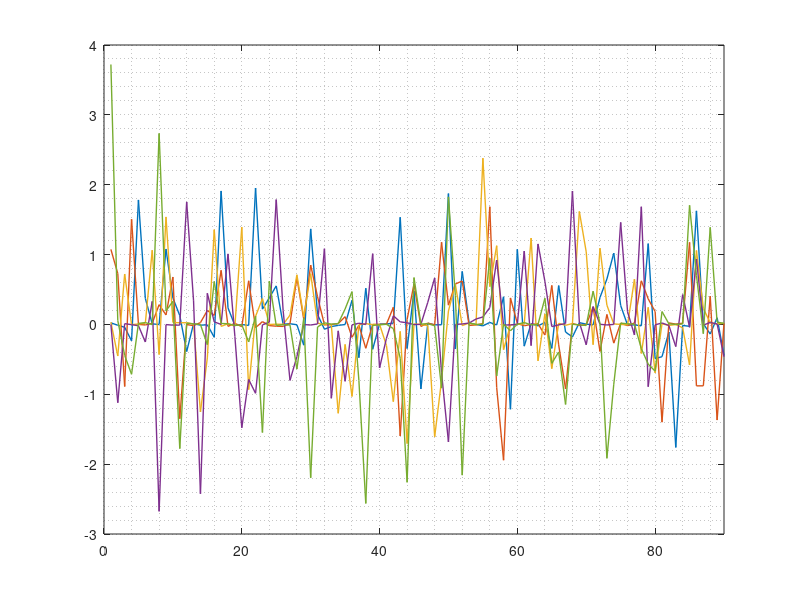

Source code (MATLAB): (Note: this script raises an error after producing the figure.)
clear; clc; close all;

load TDOA_data.mat

figure
plot(TOA_diff(:,1)*1000,'lineWidth',1);
hold on; grid minor; xlim([0 length(TOA_diff(:,1))]);
plot(TOA_diff(:,2)*1000,'lineWidth',1);
plot(TOA_diff(:,3)*1000,'lineWidth',1);
plot(TOA_diff(:,4)*1000,'lineWidth',1);
plot(TOA_diff(:,5)*1000,'lineWidth',1);
ax=gca;ax.FontSize=16;
title('Total error in timing measurement between 2 ground receiving stations','fontSize',24);
xlabel('Sample number (n)','fontSize',16);
ylabel('Time (ms)','fontSize',16);
legend('Address packet 1','Address packet 2','Address packet 3','Address packet 4','Telemetry packet','fontSize',12,'location','NorthEast');

TOA_mean = zeros(5,1);
TOA_StdDev = zeros(5,1);
TOA_abs_mean = zeros(5,1);
TOA_abs_StdDev = zeros(5,1);

for x=1:5
TOA_mean(x) = mean(TOA_diff(:,x));
TOA_abs_mean(x) = mean(abs(TOA_diff(:,x)));
TOA_StdDev(x) = std(TOA_diff(:,x));
TOA_abs_StdDev(x) = std(abs(TOA_diff(:,x)));
end

TOA_diff_no_spike = zeros(90,5);
count=1;

for i=1:length(TOA_diff)
    
    if (abs(TOA_diff(i,1)) < 0.05 )
        TOA_diff_no_spike(count,1)=TOA_diff(i,1);
        TOA_diff_no_spike(count,2)=TOA_diff(i,2);
        TOA_diff_no_spike(count,3)=TOA_diff(i,3);
        TOA_diff_no_spike(count,4)=TOA_diff(i,4);
        TOA_diff_no_spike(count,5)=TOA_diff(i,5);
        count=count+1;
    end
end

figure
plot(abs(TOA_diff_no_spike(:,1))*1000,'lineWidth',1);
hold on; grid minor; xlim([0 length(TOA_diff_no_spike(:,1))]);
plot(abs(TOA_diff_no_spike(:,2))*1000,'lineWidth',1);
plot(abs(TOA_diff_no_spike(:,3))*1000,'lineWidth',1);
plot(abs(TOA_diff_no_spike(:,4))*1000,'lineWidth',1);
plot(abs(TOA_diff_no_spike(:,5))*1000,'lineWidth',1);
ax=gca;ax.FontSize=16;
title('Absolute total error in timing measurement between 2 stations','fontSize',24);
xlabel('Sample number (n)','fontSize',16);
ylabel('Time (ms)','fontSize',16);
legend('Address packet 1','Address packet 2','Address packet 3','Address packet 4','Telemetry packet','fontSize',12,'location','SouthEast');

TOA_mean_NS = zeros(5,1);
TOA_StdDev_NS = zeros(5,1);
TOA_abs_mean_NS = zeros(5,1);
TOA_abs_StdDev_NS = zeros(5,1);

for x=1:5
TOA_mean_NS(x) = mean(TOA_diff_no_spike(:,x));
TOA_abs_mean_NS(x) = mean(abs(TOA_diff_no_spike(:,x)));
TOA_StdDev_NS(x) = std(TOA_diff_no_spike(:,x));
TOA_abs_StdDev_NS(x) = std(abs(TOA_diff_no_spike(:,x)));
end


for i=1:length(TOA_diff_no_spike)
average_time(i) = (abs(TOA_diff(i,1)) + abs(TOA_diff(i,2)) + abs(TOA_diff(i,3)) + abs(TOA_diff(i,4)) + abs(TOA_diff(i,5)))/5;
end

figure
plot(average_time*1000,'lineWidth',1);
hold on; grid minor; xlim([0 length(average_time)]);
ax=gca;ax.FontSize=16;
title('Averaged absolute error in timing measurement between 2 stations','fontSize',24);
xlabel('Sample number (n)','fontSize',16);
ylabel('Time (ms)','fontSize',16);


TOA_average_mean = mean(average_time)
TOA_average_StdDev = std(average_time)